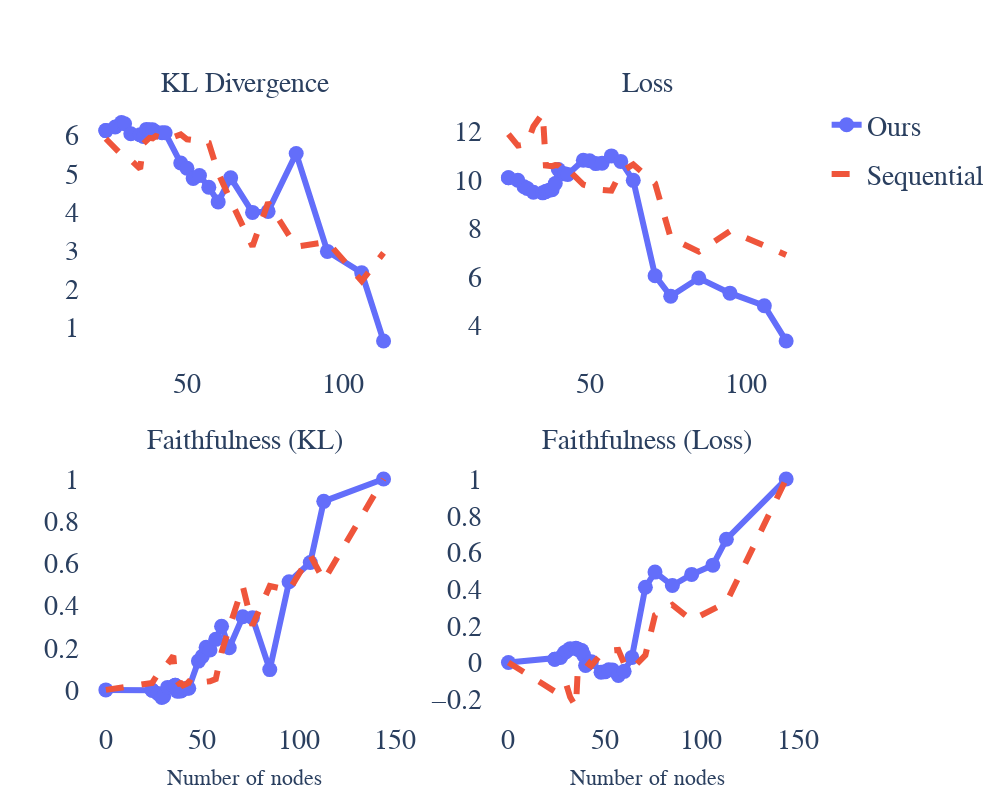

Notebook code for this chart:
### Code cell
import plotly.graph_objects as go
from plotly.subplots import make_subplots

# Define colors for "Ours" and "Sequential"
color_ours = '#636EFA'
color_sequential = '#EF553B'

# Create a 2x2 subplot grid
fig = make_subplots(rows=2, cols=2, subplot_titles=("KL Divergence", "Loss", "Faithfulness (KL)", "Faithfulness (Loss)"), vertical_spacing=0.15)

# Add traces to the subplots for "Ours"
fig.add_trace(go.Scatter(x=num_nodes, y=ablation_scores_kl, mode='lines+markers', name="Ours", line=dict(width=6, color=color_ours), marker=dict(size=15, color=color_ours), legendgroup="Ours", showlegend=True), row=1, col=1)
fig.add_trace(go.Scatter(x=num_nodes, y=ablation_scores_ld, mode='lines+markers', name="Ours", line=dict(width=6, color=color_ours), marker=dict(size=15, color=color_ours), legendgroup="Ours", showlegend=False), row=1, col=2)
fig.add_trace(go.Scatter(x=[0]+num_nodes+[num_elements_in_pos_array], y=[0]+faithfulness_scores_kl+[1], mode='lines+markers', name="Ours", line=dict(width=6, color=color_ours), marker=dict(size=15, color=color_ours), legendgroup="Ours", showlegend=False), row=2, col=1)
fig.add_trace(go.Scatter(x=[0]+num_nodes+[num_elements_in_pos_array], y=[0]+faithfulness_scores_ld+[1], mode='lines+markers', name="Ours", line=dict(width=6, color=color_ours), marker=dict(size=15, color=color_ours), legendgroup="Ours", showlegend=False), row=2, col=2)

# Add traces to the subplots for "Sequential"
fig.add_trace(go.Scatter(x=num_nodes, y=ablation_scores_kl_sequential, mode='lines', name="Sequential", line=dict(width=6, dash='dash', color=color_sequential), legendgroup="Sequential", showlegend=True), row=1, col=1)
fig.add_trace(go.Scatter(x=num_nodes, y=ablation_scores_ld_sequential, mode='lines', name="Sequential", line=dict(width=6, dash='dash', color=color_sequential), legendgroup="Sequential", showlegend=False), row=1, col=2)
fig.add_trace(go.Scatter(x=[0]+num_nodes+[num_elements_in_pos_array], y=[0]+faithfulness_scores_kl_sequential+[1], mode='lines', name="Sequential", line=dict(width=6, dash='dash', color=color_sequential), legendgroup="Sequential", showlegend=False), row=2, col=1)
fig.add_trace(go.Scatter(x=[0]+num_nodes+[num_elements_in_pos_array], y=[0]+faithfulness_scores_ld_sequential+[1], mode='lines', name="Sequential", line=dict(width=6, dash='dash', color=color_sequential), legendgroup="Sequential", showlegend=False), row=2, col=2)

# Update layout
fontsize = 28
fig.update_layout(
    font=dict(family='Palatino', size=fontsize),
    plot_bgcolor='white',
    width=1000,
    height=800,
    showlegend=True,
    legend=dict(font=dict(size=fontsize)),
    xaxis3=dict(title='Number of nodes'),
    xaxis4=dict(title='Number of nodes'),
)

# Adjust subplot titles
fig.update_annotations(font=dict(size=fontsize))

# Update subplot titles and axis labels to have fontsize 24
fig.update_xaxes(title_font=dict(size=fontsize-6))
fig.update_yaxes(title_font=dict(size=fontsize-6))

# Save the figure as pdf
fig.write_image(f"../output/{task}/faithfulness_{task}.pdf")

# Display the figure
fig.show()

### Figure 1 — Plotly figure (JSON) as saved in the notebook; plotly's stock layout.template omitted (floating-point values rounded to 4 significant figures)
{"data": [{"legendgroup": "Ours", "line": {"color": "#636EFA", "width": 6}, "marker": {"color": "#636EFA", "size": 15}, "mode": "lines+markers", "name": "Ours", "showlegend": true, "type": "scatter", "x": [24, 24, 27, 29, 30, 32, 35, 36, 36, 37, 38, 39, 40, 42, 43, 48, 50, 52, 54, 57, 60, 64, 71, 76, 85, 95, 106, 113], "xaxis": "x", "y": [6.123, 6.123, 6.218, 6.333, 6.301, 6.041, 6.013, 5.977, 5.977, 6.155, 6.144, 6.146, 6.089, 6.066, 6.065, 5.279, 5.141, 4.877, 4.956, 4.648, 4.267, 4.893, 3.994, 4.019, 5.526, 2.979, 2.421, 0.647], "yaxis": "y"}, {"legendgroup": "Ours", "line": {"color": "#636EFA", "width": 6}, "marker": {"color": "#636EFA", "size": 15}, "mode": "lines+markers", "name": "Ours", "showlegend": false, "type": "scatter", "x": [24, 24, 27, 29, 30, 32, 35, 36, 36, 37, 38, 39, 40, 42, 43, 48, 50, 52, 54, 57, 60, 64, 71, 76, 85, 95, 106, 113], "xaxis": "x2", "y": [10.08, 10.08, 9.983, 9.717, 9.647, 9.488, 9.463, 9.519, 9.519, 9.573, 9.593, 9.85, 10.42, 10.24, 10.22, 10.81, 10.78, 10.67, 10.68, 10.98, 10.76, 9.976, 6.054, 5.206, 5.956, 5.335, 4.815, 3.368], "yaxis": "y2"}, {"legendgroup": "Ours", "line": {"color": "#636EFA", "width": 6}, "marker": {"color": "#636EFA", "size": 15}, "mode": "lines+markers", "name": "Ours", "showlegend": false, "type": "scatter", "x": [0, 24, 24, 27, 29, 30, 32, 35, 36, 36, 37, 38, 39, 40, 42, 43, 48, 50, 52, 54, 57, 60, 64, 71, 76, 85, 95, 106, 113, 144], "xaxis": "x3", "y": [0, -0.001627, -0.001627, -0.01716, -0.03589, -0.03061, 0.01185, 0.01644, 0.02232, 0.02232, -0.006716, -0.005051, -0.005283, 0.004037, 0.007793, 0.007847, 0.1365, 0.159, 0.2022, 0.1894, 0.2396, 0.302, 0.1996, 0.3467, 0.3425, 0.09611, 0.5128, 0.6039, 0.8942, 1], "yaxis": "y3"}, {"legendgroup": "Ours", "line": {"color": "#636EFA", "width": 6}, "marker": {"color": "#636EFA", "size": 15}, "mode": "lines+markers", "name": "Ours", "showlegend": false, "type": "scatter", "x": [0, 24, 24, 27, 29, 30, 32, 35, 36, 36, 37, 38, 39, 40, 42, 43, 48, 50, 52, 54, 57, 60, 64, 71, 76, 85, 95, 106, 113, 144], "xaxis": "x4", "y": [0, 0.01735, 0.01735, 0.02716, 0.05311, 0.05991, 0.0754, 0.07782, 0.07233, 0.07233, 0.06713, 0.06514, 0.04014, -0.0159, 0.001642, 0.004384, -0.05302, -0.05091, -0.03936, -0.0409, -0.07042, -0.04832, 0.0278, 0.41, 0.4927, 0.4196, 0.4801, 0.5308, 0.6718, 1], "yaxis": "y4"}, {"legendgroup": "Sequential", "line": {"color": "#EF553B", "dash": "dash", "width": 6}, "mode": "lines", "name": "Sequential", "showlegend": true, "type": "scatter", "x": [24, 24, 27, 29, 30, 32, 35, 36, 36, 37, 38, 39, 40, 42, 43, 48, 50, 52, 54, 57, 60, 64, 71, 76, 85, 95, 106, 113], "xaxis": "x", "y": [5.911, 5.911, 5.649, 5.467, 5.418, 5.357, 5.127, 5.782, 5.782, 5.882, 5.934, 5.923, 5.982, 5.937, 5.876, 6.024, 5.896, 5.876, 5.864, 5.801, 5.022, 4.305, 3.109, 4.248, 3.101, 3.227, 2.208, 2.94], "yaxis": "y"}, {"legendgroup": "Sequential", "line": {"color": "#EF553B", "dash": "dash", "width": 6}, "mode": "lines", "name": "Sequential", "showlegend": false, "type": "scatter", "x": [24, 24, 27, 29, 30, 32, 35, 36, 36, 37, 38, 39, 40, 42, 43, 48, 50, 52, 54, 57, 60, 64, 71, 76, 85, 95, 106, 113], "xaxis": "x2", "y": [11.88, 11.88, 11.41, 11.45, 11.49, 12.2, 12.74, 10.59, 10.59, 10.56, 10.56, 10.61, 10.59, 10.31, 10.44, 9.8, 9.701, 9.66, 9.587, 9.554, 10.32, 10.63, 9.852, 7.61, 7.042, 7.891, 7.294, 6.903], "yaxis": "y2"}, {"legendgroup": "Sequential", "line": {"color": "#EF553B", "dash": "dash", "width": 6}, "mode": "lines", "name": "Sequential", "showlegend": false, "type": "scatter", "x": [0, 24, 24, 27, 29, 30, 32, 35, 36, 36, 37, 38, 39, 40, 42, 43, 48, 50, 52, 54, 57, 60, 64, 71, 76, 85, 95, 106, 113, 144], "xaxis": "x3", "y": [0, 0.03307, 0.03307, 0.07597, 0.1057, 0.1138, 0.1237, 0.1614, 0.05425, 0.05425, 0.03783, 0.02941, 0.03122, 0.02155, 0.02881, 0.03891, 0.01462, 0.03561, 0.03882, 0.04079, 0.05118, 0.1785, 0.2958, 0.4914, 0.3051, 0.4928, 0.4722, 0.6389, 0.519, 1], "yaxis": "y3"}, {"legendgroup": "Sequential", "line": {"color": "#EF553B", "dash": "dash", "width": 6}, "mode": "lines", "name": "Sequential", "showlegend": false, "type": "scatter", "x": [0, 24, 24, 27, 29, 30, 32, 35, 36, 36, 37, 38, 39, 40, 42, 43, 48, 50, 52, 54, 57, 60, 64, 71, 76, 85, 95, 106, 113, 144], "xaxis": "x4", "y": [0, -0.1577, -0.1577, -0.1116, -0.1156, -0.1197, -0.1886, -0.2417, -0.03192, -0.03192, -0.02859, -0.02921, -0.0335, -0.03223, -0.004304, -0.01705, 0.04502, 0.05466, 0.05859, 0.06572, 0.06898, -0.005752, -0.03599, 0.03993, 0.2584, 0.3138, 0.231, 0.2892, 0.3273, 1], "yaxis": "y4"}], "layout": {"annotations": [{"font": {"size": 28}, "showarrow": false, "text": "KL Divergence", "x": 0.225, "xanchor": "center", "xref": "paper", "y": 1, "yanchor": "bottom", "yref": "paper"}, {"font": {"size": 28}, "showarrow": false, "text": "Loss", "x": 0.775, "xanchor": "center", "xref": "paper", "y": 1, "yanchor": "bottom", "yref": "paper"}, {"font": {"size": 28}, "showarrow": false, "text": "Faithfulness (KL)", "x": 0.225, "xanchor": "center", "xref": "paper", "y": 0.425, "yanchor": "bottom", "yref": "paper"}, {"font": {"size": 28}, "showarrow": false, "text": "Faithfulness (Loss)", "x": 0.775, "xanchor": "center", "xref": "paper", "y": 0.425, "yanchor": "bottom", "yref": "paper"}], "font": {"family": "Palatino", "size": 28}, "height": 800, "legend": {"font": {"size": 28}}, "plot_bgcolor": "white", "showlegend": true, "width": 1000, "xaxis": {"anchor": "y", "domain": [0, 0.45], "title": {"font": {"size": 22}}}, "xaxis2": {"anchor": "y2", "domain": [0.55, 1], "title": {"font": {"size": 22}}}, "xaxis3": {"anchor": "y3", "domain": [0, 0.45], "title": {"font": {"size": 22}, "text": "Number of nodes"}}, "xaxis4": {"anchor": "y4", "domain": [0.55, 1], "title": {"font": {"size": 22}, "text": "Number of nodes"}}, "yaxis": {"anchor": "x", "domain": [0.575, 1], "title": {"font": {"size": 22}}}, "yaxis2": {"anchor": "x2", "domain": [0.575, 1], "title": {"font": {"size": 22}}}, "yaxis3": {"anchor": "x3", "domain": [0, 0.425], "title": {"font": {"size": 22}}}, "yaxis4": {"anchor": "x4", "domain": [0, 0.425], "title": {"font": {"size": 22}}}}}
